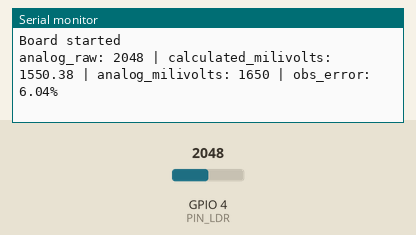
Bench run of a program on a simulated ESP32-S3. On the bench: the last lines printed to the serial monitor. Inputs (shaded band) come from the test bench; at power-on: GPIO 4 (PIN_LDR) = 2048 (analog values on the 0–4095 scale).

Above: at 1.2 s.
1.3 s: GPIO 4 (PIN_LDR) set to 0
At 2.6 s:
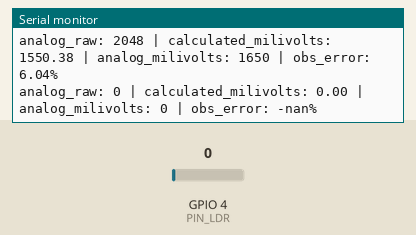
4.3 s: GPIO 4 (PIN_LDR) set to 491
At 5.4 s:
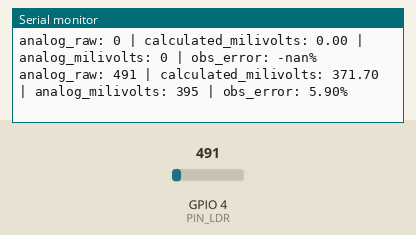

The program:

main.cpp
```cpp
#include "HardwareSerial.h"
#include "esp32-hal-adc.h"
#include "esp32-hal.h"
#include <Arduino.h>
#include <cstdint>
#include <cstdlib>

static uint32_t time_now = 0U;

#define INTERVAL_DEBUG(interval, fmt, ...)                                  \
    {                                                                       \
        static uint32_t time_prev_print = 0U;                               \
        if ((time_now - time_prev_print) >= interval) {                     \
            Serial.printf(fmt __VA_OPT__(,) __VA_ARGS__);                   \
            time_prev_print = time_now;                                     \
        }                                                                   \
    }

constexpr uint8_t PIN_LDR = 4;
constexpr uint32_t BAUD_RATE = 115200;
constexpr double ADC_MAX = 4095.0;
constexpr double U_REF = 3100.0;

void setup() {
    Serial.begin(BAUD_RATE);

    analogReadResolution(12);
    analogSetPinAttenuation(PIN_LDR, ADC_11db);

    Serial.println("Board started");
}

void loop() {
    time_now = millis();

    const uint16_t analog_raw = static_cast<uint16_t>(analogRead(PIN_LDR));

    const double calculated_milivolts = (analog_raw / ADC_MAX) * U_REF;
    const uint32_t analog_milivolts = analogReadMilliVolts(PIN_LDR);

    const double observational_error = ((abs(calculated_milivolts - analog_milivolts)) / analog_milivolts) * 100.0;

    INTERVAL_DEBUG(1000, "analog_raw: %u | calculated_milivolts: %.2f | analog_milivolts: %u | obs_error: %.2f%%\n",
                   analog_raw, calculated_milivolts, analog_milivolts, observational_error);

    delay(100);
}
```

Measured:
- after the input at 1.3 s, the serial monitor: prints a new line after 0.71 s (image 1)
- after the input at 4.3 s, the serial monitor: prints a new line after 0.72 s (image 2)
